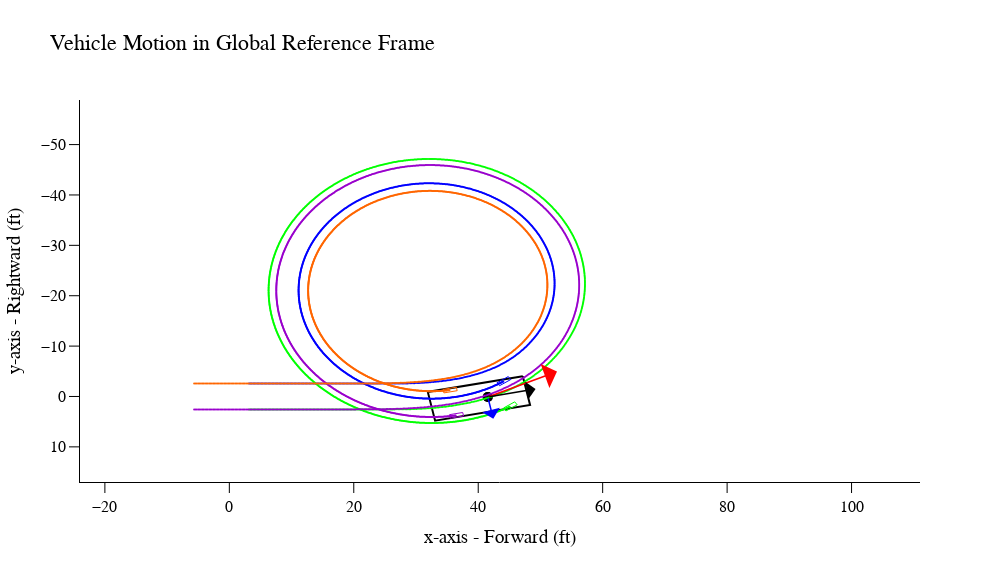

The notebook cell this image was saved under:
### Markdown cell above
### Plot Vehicle Motion

### Code cell
i = len(run.veh.model) - 1 # draw motion at end of simulation
print(f"Time: {run.veh.model.t[i]}")
run.global_motion(i)

### Figure 1 — Plotly figure (JSON) as saved in the notebook; plotly's stock layout.template omitted (floating-point values rounded to 4 significant figures; data arrays with more than 128 entries replaced by an {"elided": "..."} marker saying what was removed)
{"data": [{"line": {"color": "rgb(0, 0, 0)", "width": 2}, "mode": "lines", "name": "body", "type": "scatter", "x": [47.16, 48.33, 33.07, 31.9, 47.16], "y": [-4.032, 1.683, 4.81, -0.9051, -4.032]}, {"line": {"color": "rgb(0, 0, 255)", "width": 1}, "mode": "lines", "name": "LF", "type": "scatter", "x": [44.84, 45.23, 43.43, 43.03, 44.84], "y": [-3.956, -3.371, -2.143, -2.729, -3.956]}, {"line": {"color": "rgb(0, 255, 0)", "width": 1}, "mode": "lines", "name": "RF", "type": "scatter", "x": [45.86, 46.26, 44.46, 44.06, 45.86], "y": [1.064, 1.65, 2.878, 2.292, 1.064]}, {"line": {"color": "rgb(153, 0, 204)", "width": 1}, "mode": "lines", "name": "RR", "type": "scatter", "x": [37.51, 37.65, 35.51, 35.37, 37.51], "y": [3.178, 3.871, 4.31, 3.616, 3.178]}, {"line": {"color": "rgb(255, 102, 0)", "width": 1}, "mode": "lines", "name": "LR", "type": "scatter", "x": [36.48, 36.62, 34.48, 34.34, 36.48], "y": [-1.843, -1.149, -0.7112, -1.405, -1.843]}, {"customdata": [11.0, 11.0], "hovertemplate": "<b>x</b>:%{x:.1f}<br><b>Y</b>: %{y:.1f}<br><b>time</b>: %{customdata:.3f}", "marker": {"color": "rgb(0, 0, 0)", "size": 10}, "mode": "markers", "name": "CG", "type": "scatter", "x": [41.54, 41.54], "y": [0.09777, 0.09777]}, {"marker": {"color": "rgb(0, 0, 255)", "size": 2, "symbol": {"elided": "1100 str values"}}, "mode": "markers", "name": "LF", "type": "scatter", "x": {"elided": "1100 float values"}, "y": {"elided": "1100 float values"}}, {"marker": {"color": "rgb(0, 255, 0)", "size": 2, "symbol": {"elided": "1100 str values"}}, "mode": "markers", "name": "RF", "type": "scatter", "x": {"elided": "1100 float values"}, "y": {"elided": "1100 float values"}}, {"marker": {"color": "rgb(153, 0, 204)", "size": 2, "symbol": {"elided": "1100 str values"}}, "mode": "markers", "name": "RR", "type": "scatter", "x": {"elided": "1100 float values"}, "y": {"elided": "1100 float values"}}, {"marker": {"color": "rgb(255, 102, 0)", "size": 2, "symbol": {"elided": "1100 str values"}}, "mode": "markers", "name": "LR", "type": "scatter", "x": {"elided": "1100 float values"}, "y": {"elided": "1100 float values"}}], "layout": {"annotations": [{"arrowcolor": "rgb(255, 0, 0)", "arrowhead": 1, "arrowsize": 2.5, "arrowwidth": 1.7, "ax": 41.54, "axref": "x", "ay": 0.09777, "ayref": "y", "showarrow": true, "text": "", "x": 52.66, "xref": "x", "y": -4.944, "yref": "y"}, {"arrowcolor": "rgb(0, 0, 0)", "arrowhead": 1, "arrowsize": 2, "arrowwidth": 1.5, "ax": 41.54, "axref": "x", "ay": 0.09777, "ayref": "y", "showarrow": true, "text": "", "x": 49.22, "xref": "x", "y": -1.476, "yref": "y"}, {"arrowcolor": "rgb(0, 0, 255)", "arrowhead": 1, "arrowsize": 2, "arrowwidth": 1.5, "ax": 41.54, "axref": "x", "ay": 0.09777, "ayref": "y", "showarrow": true, "text": "", "x": 42.42, "xref": "x", "y": 4.425, "yref": "y"}], "autosize": false, "font": {"color": "black", "family": "Arial", "size": 16}, "height": 562.5, "showlegend": false, "title": {"text": "Vehicle Motion in Global Reference Frame"}, "width": 1000, "xaxis": {"linecolor": "black", "linewidth": 1, "range": [-24, 111], "showgrid": false, "showline": true, "tickcolor": "black", "ticklen": 10, "ticks": "outside", "tickwidth": 1, "title": {"text": "x-axis - Forward (ft)"}, "zeroline": false}, "yaxis": {"linecolor": "black", "linewidth": 1, "range": [16.97, -58.85], "showgrid": false, "showline": true, "tickcolor": "black", "ticklen": 10, "ticks": "outside", "tickwidth": 1, "title": {"text": "y-axis - Rightward (ft)"}, "zeroline": false}}}
